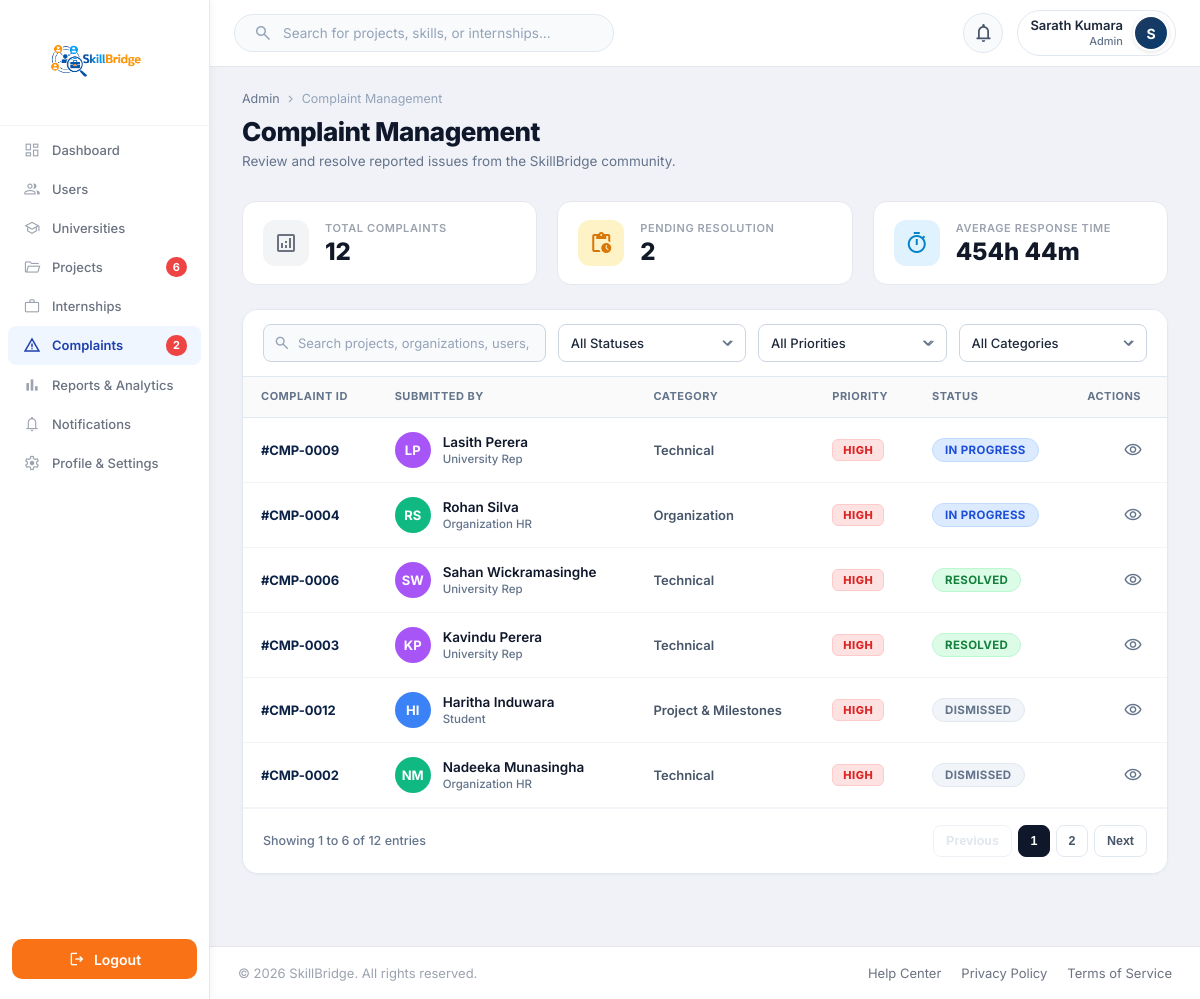
Screenshot of /Functions/Admin/complain.php (signed in) with the database file from the repository.
### tables this page shows
CREATE TABLE `user` (
  `Email` varchar(100) NOT NULL,
  `password` varchar(100) NOT NULL,
  `role` varchar(100) NOT NULL,
  `status` varchar(20) NOT NULL DEFAULT 'De-Active',
  `verification_code` varchar(20) NOT NULL,
  `created_at` timestamp NULL DEFAULT current_timestamp()
);

CREATE TABLE `complain` (
  `id` int(11) NOT NULL,
  `email` varchar(100) NOT NULL,
  `title` varchar(100) NOT NULL,
  `category` varchar(50) DEFAULT 'Technical',
  `discription` text NOT NULL,
  `priority` enum('LOW','MEDIUM','HIGH','URGENT') NOT NULL DEFAULT 'MEDIUM',
  `status` enum('PENDING','IN_REVIEW','DISMISSED','RESOLVED') NOT NULL DEFAULT 'PENDING',
  `resolution_notes` text DEFAULT NULL,
  `create_at` timestamp NOT NULL DEFAULT current_timestamp(),
  `update_at` timestamp NULL DEFAULT current_timestamp() ON UPDATE current_timestamp()
);

### Session/Session.php (called while the page is built, shortened)
<?php
function current_user()
{
    return $_SESSION['user'] ?? null;
}

### Backend/Admin/complain.php (called while the page is built, shortened)
<?php
require_once __DIR__ . '/loader.php';
$complaintDB = new ComplaintManagement($conn);
$complaints = $complaintDB->getAllComplaintsDetailed();
?>

### Backend/Admin/Services/ComplaintManagement.php (called while the page is built, shortened)
<?php
require_once __DIR__ . '/AdminDB.php';
class ComplaintManagement extends AdminDB
{
    public function getAllComplaintsDetailed($status = 'all', $priority = 'all', $category = 'all', $search = '')
    {
        $sql = "
            SELECT
                c.id,
                c.email,
                c.title,
                c.discription,
                COALESCE(c.category, 'Technical') AS category,
                c.priority,
                c.status,
                c.resolution_notes,
                c.create_at,
                c.update_at,
                LOWER(u.role) AS role
            FROM complain c
            INNER JOIN user u ON c.email = u.Email
            WHERE 1=1
        ";
        $params = [];
        $types = "";
        $sql .= " ORDER BY
            CASE c.status
                WHEN 'PENDING' THEN 1
                WHEN 'IN_REVIEW' THEN 2
                WHEN 'RESOLVED' THEN 3
                WHEN 'DISMISSED' THEN 4
                ELSE 5
            END ASC,
            CASE c.priority
                WHEN 'URGENT' THEN 1
                WHEN 'HIGH' THEN 2
                WHEN 'MEDIUM' THEN 3
                WHEN 'LOW' THEN 4
                ELSE 5
            END ASC,
            c.create_at DESC,
            c.id DESC";
        if (!empty($types)) {
            $complaints = $this->runQuery($sql, $types, ...$params)->fetch_all(MYSQLI_ASSOC);
        } else {
            $complaints = $this->runQuery($sql)->fetch_all(MYSQLI_ASSOC);
        }
        foreach ($complaints as &$cmp) {
            $this->populateUserDetails($cmp);
        }
        return $complaints;
    }
    protected function populateUserDetails(&$cmp)
    {
        $cmp['user_name'] = 'Community Member';
        $cmp['organization_name'] = 'SkillBridge';
        $cmp['profile_image'] = null;
        $email = $cmp['email'] ?? '';
        $role = strtolower($cmp['role'] ?? '');
        if ($role === 'student') {
            $res = $this->runQuery("SELECT Name, University, profile_image FROM student WHERE Email = ? LIMIT 1", "s", $email);
            if ($res && $row = $res->fetch_assoc()) {
                $cmp['user_name'] = $row['Name'] ?? 'Student';
                $cmp['organization_name'] = $row['University'] ?? 'University';
                $cmp['profile_image'] = $row['profile_image'];
            }
        } elseif ($role === 'company') {
            $res = $this->runQuery("SELECT contactPersonName, Name, profile_img FROM company WHERE Email = ? LIMIT 1", "s", $email);
            if ($res && $row = $res->fetch_assoc()) {
                $cmp['user_name'] = $row['contactPersonName'] ?? 'Company Representative';
                $cmp['organization_name'] = $row['Name'] ?? 'Company';
                $cmp['profile_image'] = $row['profile_img'];
            }
        } elseif ($role === 'organization') {
            $res = $this->runQuery("SELECT contactPersonName, Name, logo FROM organization WHERE Email = ? LIMIT 1", "s", $email);
            if ($res && $row = $res->fetch_assoc()) {
                $cmp['user_name'] = $row['contactPersonName'] ?? 'Organization Lead';
                $cmp['organization_name'] = $row['Name'] ?? 'Organization';
                $cmp['profile_image'] = $row['logo'];
            }
        }
    }
}
?>

### Backend/Admin/Services/AdminDB.php (called while the page is built, shortened)
<?php
class AdminDB
{
    protected $conn;
    public function __construct($conn)
    {
        $this->conn = $conn;
    }
    protected function runQuery($sql, $types = "", ...$params)
    {
        $stmt = $this->conn->prepare($sql);
        if ($types) $stmt->bind_param($types, ...$params);
        $stmt->execute();
        return $stmt->get_result();
    }
}
?>

### Functions/Admin/Components/Common/AdminInit.php (called while the page is built, shortened)
<?php
require_once __DIR__ . "/../../../../Session/Session.php";
$targetBackend = $backendPage ?? basename($_SERVER['PHP_SELF']);
if (!empty($targetBackend)) {
    $backendFilePath = __DIR__ . "/../../../../Backend/Admin/" . $targetBackend;
    if (file_exists($backendFilePath)) {
        require_once $backendFilePath;
    }
}
include __DIR__ . "/../../../../Includes/admin_sidebar.php";
?>

### Functions/Admin/Components/Complaints/complainTable.php (the view, shortened to what this page needs)
<div class="cm-table-responsive">
    <table class="data-table cm-table">
        <?php
            include dirname(__DIR__) . "/Common/TableHeder.php";
        ?>
        <tbody id="cmTableBody">
            <?php if (!empty($complaints)): ?>
                <?php foreach ($complaints as $idx => $cmp):
                    $displayId = '#CMP-' . str_pad($cmp['id'], 4, '0', STR_PAD_LEFT);
                    $priorityLower = strtolower($cmp['priority'] ?? 'medium');
                    $statusRaw = strtoupper($cmp['status'] ?? 'PENDING');
                    if ($statusRaw === 'IN_REVIEW' || $statusRaw === 'IN PROGRESS') {
                        $statusClass = 'progress';
                        $statusLabel = 'IN PROGRESS';
                    } elseif ($statusRaw === 'RESOLVED') {
                        $statusClass = 'resolved';
                        $statusLabel = 'RESOLVED';
                    } elseif ($statusRaw === 'DISMISSED') {
                        $statusClass = 'dismissed';
                        $statusLabel = 'DISMISSED';
                    } else {
                        $statusClass = 'pending';
                        $statusLabel = 'PENDING';
                    }
                    $roleDisplay = ucfirst($cmp['role'] ?? 'Student');
                    if (stripos($cmp['organization_name'] ?? '', 'University') !== false) {
                        $roleDisplay = 'University Rep';
                    } elseif ($cmp['role'] === 'company' || $cmp['role'] === 'organization') {
                        $roleDisplay = 'Organization HR';
                    } elseif ($cmp['role'] === 'mentor') {
                        $roleDisplay = 'Mentor';
                    }
                    $userName = $cmp['user_name'] ?? 'Community Member';
                    $nameWords = explode(' ', trim($userName));
                    $initials = count($nameWords) >= 2
                        ? strtoupper(substr($nameWords[0], 0, 1) . substr($nameWords[1], 0, 1))
                        : strtoupper(substr($userName, 0, 2));
                    $avatarClass = 'av-student';
                    if (stripos($roleDisplay, 'University') !== false) $avatarClass = 'av-uni';
                    elseif (stripos($roleDisplay, 'Mentor') !== false) $avatarClass = 'av-mentor';
                    elseif (stripos($roleDisplay, 'HR') !== false || stripos($roleDisplay, 'Org') !== false) $avatarClass = 'av-hr';
                    elseif (stripos($roleDisplay, 'Company') !== false) $avatarClass = 'av-company';
                    $categoryDisplay = htmlspecialchars($cmp['category'] ?? 'Technical');
                ?>
                <tr class="cm-data-row"
                    style="<?= $idx >= 6 ? 'display: none;' : '' ?>"
                    data-id="<?= $cmp['id'] ?>"
                    data-display-id="<?= $displayId ?>"
                    data-user-name="<?= htmlspecialchars($userName) ?>"
                    data-user-email="<?= htmlspecialchars($cmp['email']) ?>"
                    data-user-role="<?= htmlspecialchars($roleDisplay) ?>"
                    data-org="<?= htmlspecialchars($cmp['organization_name'] ?? 'SkillBridge') ?>"
                    data-category="<?= $categoryDisplay ?>"
                    data-title="<?= htmlspecialchars($cmp['title']) ?>"
                    data-desc="<?= htmlspecialchars($cmp['discription']) ?>"
                    data-priority="<?= $priorityLower ?>"
                    data-status="<?= strtolower($statusClass) ?>"
                    data-notes="<?= htmlspecialchars($cmp['resolution_notes'] ?? '') ?>"
                    data-created-at="<?= htmlspecialchars($cmp['create_at']) ?>">
                    <td>
                        <span class="cm-complaint-id"><?= $displayId ?></span>
                    </td>
                    <td>
                        <div class="cm-user-cell">
                            <div class="cm-user-avatar <?= $avatarClass ?>"><?= $initials ?></div>
                            <div class="cm-user-meta">
                                <span class="cm-user-name"><?= htmlspecialchars($userName) ?></span>
                                <span class="cm-user-role"><?= htmlspecialchars($roleDisplay) ?></span>
                            </div>
                        </div>
                    </td>
                    <td>
                        <span class="cm-category-cell"><?= $categoryDisplay ?></span>
                    </td>
                    <td>
                        <span class="cm-priority-pill priority-<?= $priorityLower ?>">
                            <?= strtoupper($priorityLower) ?>
                        </span>
                    </td>
                    <td>
                        <span class="cm-status-pill status-<?= $statusClass ?>">
                            <?= $statusLabel ?>
                        </span>
                    </td>
                    <td>
                        <div class="cm-actions-cell">
                            <button type="button" class="cm-btn-icon cm-btn-view" data-action="view" title="View & Investigate Details">
                                <span class="material-symbols-outlined" style="font-size: 19px;">visibility</span>
                            </button>
                        </div>
                    </td>
                </tr>
                <?php endforeach; ?>
            <?php endif; ?>
        </tbody>
    </table>
</div>

### Includes/dash_header.php (shortened to what this page needs)
<?php
require_once __DIR__ . '/../Session/Session.php';
require_once __DIR__ . '/../Config/db.php';
$user = function_exists('current_user') ? current_user() : null;
$name = "User";
$role = "Student";
$image = null;
if($user && isset($conn)){
    $name = $user['username'] ?? $user['Name'] ?? "User";
    $email = $user['Email'] ?? $user['email'] ?? null;
    if(!empty($user['role'])){
        $role = ucfirst($user['role']);
    }
    if($email){
        $sql = "
            SELECT
                u.Email,
                u.role,
                COALESCE(s.Name, a.Name,c.Name, o.Name) AS db_name,
                COALESCE(s.profile_image, a.profile_image, c.profile_img) AS profile_image
            FROM user u
            LEFT JOIN student s ON u.Email = s.Email
            LEFT JOIN admin a ON u.Email = a.Email
            LEFT JOIN company c ON u.Email = c.Email
            LEFT JOIN organization o ON u.Email = o.Email
            WHERE u.Email = ?
            LIMIT 1
        ";
        $stmt = $conn->prepare($sql);
        if($stmt){
            $stmt->bind_param("s", $email);
            $stmt->execute();
            $result = $stmt->get_result();
            if($data = $result->fetch_assoc()){
                if(!empty($data['db_name'])){
                    $name = $data['db_name'];
                }
                if(!empty($data['role'])){
                    $role = ucfirst($data['role']);
                }
                if(!empty($data['profile_image'])){
                    $image = $data['profile_image'];
                }
            }
        }
    }
}
$initial = !empty(trim($name)) ? strtoupper(mb_substr(trim($name), 0, 1)) : 'U';
$base_url = $GLOBALS['BASE_URL'] ?? '/Skill_Bridge_Group_Project';
$currentRoleFolder = ucfirst($role ?: "Student");
$profile_dir = is_dir(__DIR__ . '/../Functions/' . $currentRoleFolder)
    ? 'Functions/' . $currentRoleFolder
    : 'Functions/Dashboards/' . ($role ?: 'Student');
$profile_file = __DIR__ . '/../' . $profile_dir . '/profile.php';
$profile_url = file_exists($profile_file)
    ? $base_url . "/" . $profile_dir . "/profile.php"
    : "";
$image_src = null;
if (!empty($image)) {
    if (str_starts_with($image, 'http://') || str_starts_with($image, 'https://') || str_starts_with($image, '/')) {
        $image_src = $image;
    } elseif (file_exists(__DIR__ . '/../Assets/Images/Admin/' . $image)) {
        $image_src = $base_url . '/Assets/Images/Admin/' . htmlspecialchars($image);
    } elseif (file_exists(__DIR__ . '/../Assets/Images/Student/' . $image)) {
        $image_src = $base_url . '/Assets/Images/Student/' . htmlspecialchars($image);
    } elseif (file_exists(__DIR__ . '/../Assets/Images/Company/' . $image)) {
        $image_src = $base_url . '/Assets/Images/Company/' . htmlspecialchars($image);
    } elseif (file_exists(__DIR__ . '/../uploads/' . $image)) {
        $image_src = $base_url . '/uploads/' . htmlspecialchars($image);
    } else {
        $targetFolder = ($role === 'Admin') ? 'Admin' : (($role === 'Company') ? 'Company' : 'Student');
        $image_src = $base_url . '/Assets/Images/' . $targetFolder . '/' . htmlspecialchars($image);
    }
}
?>
<link rel="stylesheet" href="<?php echo $base_url; ?>/Assets/CSS/header.css?v=<?php echo time(); ?>">
<header class="top-header">
    <div class="header-left">
        <div class="search-box">
            <span class="material-symbols-outlined">search</span>
            <input type="text" id="globalDashboardSearch" placeholder="Search for projects, skills, or internships...">
        </div>
    </div>
    <div class="header-right">
        <div class="notification-wrapper">
            <button class="notification" onclick="toggleNotifications(event)" title="Notifications" aria-label="Notifications" type="button">
                <span class="material-symbols-outlined">notifications</span>
            </button>
        </div>
        <div class="profile" <?php if (!empty($profile_url)): ?>onclick="window.location.href='<?php echo htmlspecialchars($profile_url); ?>'" title="Edit Profile & Settings"<?php endif; ?>>
            <div class="profile-info">
                <h4><?php echo htmlspecialchars($name); ?></h4>
                <small><?php echo htmlspecialchars($role); ?></small>
            </div>
            <?php if(!empty($image_src)): ?>
                <div class="profile-avatar default-avatar" style="display:none;">
                    <?php echo htmlspecialchars($initial); ?>
                </div>
            <?php else: ?>
                <div class="profile-avatar default-avatar">
                    <?php echo htmlspecialchars($initial); ?>
                </div>
            <?php endif; ?>
        </div>
    </div>
</header>

### rows the page displays
user: role "Admin"
complain: id "#CMP-0009", initials "LP", userName "Lasith Perera", roleDisplay "University Rep", categoryDisplay "Technical", priority "HIGH", status "IN PROGRESS"
complain: id "#CMP-0004", initials "RS", userName "Rohan Silva", roleDisplay "Organization HR", categoryDisplay "Organization", priority "HIGH", status "IN PROGRESS"
complain: id "#CMP-0006", initials "SW", userName "Sahan Wickramasinghe", roleDisplay "University Rep", categoryDisplay "Technical", priority "HIGH", status "RESOLVED"
complain: id "#CMP-0003", initials "KP", userName "Kavindu Perera", roleDisplay "University Rep", categoryDisplay "Technical", priority "HIGH", status "RESOLVED"
complain: id "#CMP-0012", initials "HI", userName "Haritha Induwara", roleDisplay "Student", categoryDisplay "Project & Milestones", priority "HIGH", status "DISMISSED"
complain: id "#CMP-0002", initials "NM", userName "Nadeeka Munasingha", roleDisplay "Organization HR", categoryDisplay "Technical", priority "HIGH", status "DISMISSED"

### other values shown
$activeProjectCount "6"
$activeComplaintsCount "2"
$name "Sarath Kumara"
$initial "S"
$breadcrumb "Complaint Management"
$title "Complaint Management"
$subtitle "Review and resolve reported issues from the SkillBridge community."
$CardDetails["cardLabels"][$x] "TOTAL COMPLAINTS"
$CardDetails["cardValues"][$x] "12"
$CardDetails["cardLabels"][$x] "PENDING RESOLUTION"
$CardDetails["cardValues"][$x] "2"
$CardDetails["cardLabels"][$x] "AVERAGE RESPONSE TIME"
$CardDetails["cardValues"][$x] "454h 44m"
$col "COMPLAINT ID"
$col "SUBMITTED BY"
